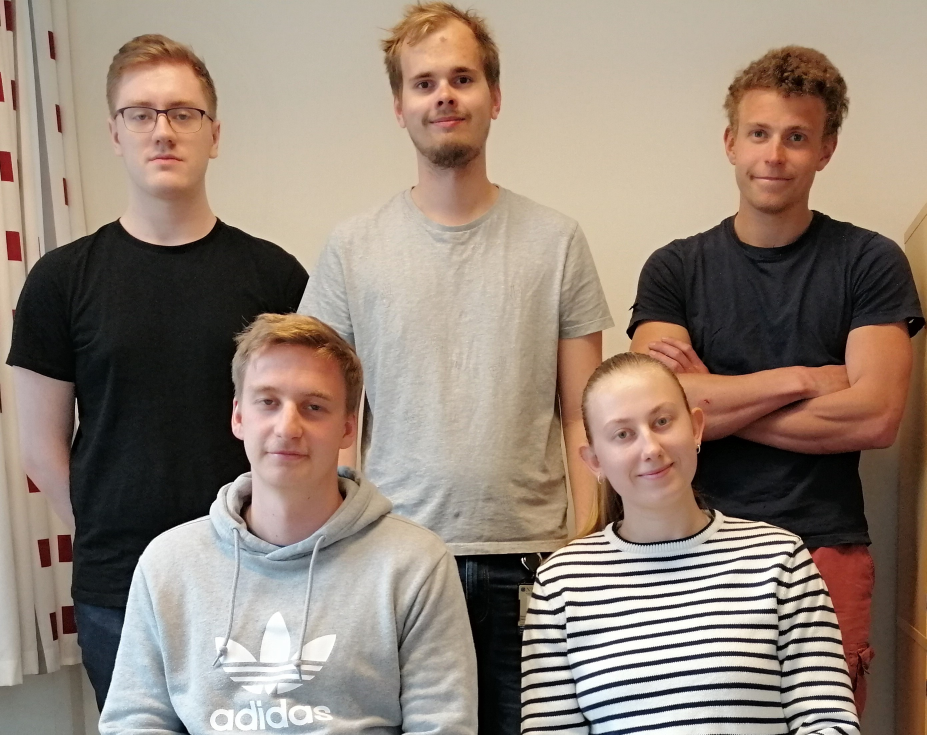
#> input picture Resources/Gruppebilde_1.jpg, 2780 x 2204 px, given in place of the camera (shown at 1/3 size)
$ python Virtual_paint.py
#> lines starting #> are read from the running program, lines starting #| are printed output that depends on the picture; after the words box and inside, x2 and y2 are one past the last pixel; in counts of white or black regions, pixels touching at a corner belong together
### color_selector.py
import cv2
import numpy as np
import csv

def empty():
    pass


# [55 lines left out: function select_colors, not called in this run]


def color_reader(colors):
    uppers=[]
    lowers=[]
    with open('colors.csv','r') as csvfile:
            values=csv.reader(csvfile, delimiter=',')
            for value in values:
                if len(value)>1:
                    if value[0] in colors:
                        for k in range(0,3):
                            uppers.append(int(value[4+k]))
                            lowers.append(int(value[1+k]))
    return lowers, uppers

#select_colors()

### Virtual_paint.py
import cv2
import numpy as np
from color_selector import color_reader

def empty():
        pass


myPoints=[]

def findColor(img,color_val,color):
    imgHSV=cv2.cvtColor(img,cv2.COLOR_BGR2HSV)
    lower,upper=np.asfarray(color_val[0]),np.asfarray(color_val[1])
   # lower=np.array([lower])
   # upper=np.array([upper])
    newPoints=[]
    mask=cv2.inRange(imgHSV,lower,upper)
    x,y=getContours(mask)
    cv2.circle(imgResult,(x,y),10,color,cv2.FILLED)
    newPoints.append([x,y,color])
    cv2.imshow("img_{}".format(color),mask)
    return newPoints

def drawOnCanvas(myPoints):
    for point in myPoints:
       # print(point[2])
        cv2.circle(imgResult,(point[0],point[1]),10,point[2],cv2.FILLED)


def getContours(img):

    contours,hierarchy=cv2.findContours(img,cv2.RETR_EXTERNAL,cv2.CHAIN_APPROX_NONE)
    x,y,w,h=0,0,0,0
    for cnt in contours:
        area=cv2.contourArea(cnt)
        if area>300:
            #cv2.drawContours(imgResult,cnt,-1,(255,0,0),3)
            peri =cv2.arcLength(cnt,True)
            approx=cv2.approxPolyDP(cnt,0.02*peri,True)
            x,y,w,h=cv2.boundingRect(approx)
    return x+int(w/2),y


cap=cv2.VideoCapture(0)
###3 =width
cap.set(3,640)
####4=height
cap.set(4,480)
####10=brightness
cap.set(10,150)
colors=['red','blue']
myColors=[]
MyColorValues=[[0,0,255],
        [255,0,0]]
for color in colors:
    myColors.append(color_reader(color))
#> this loop made 2 passes; (reads colors.csv from the repository)
while True:
    success, img= cap.read()
#> img is the input picture: shape (2204, 2780, 3); mean B, G, R 119.6, 132.4, 148.1
    imgResult=img.copy()
    for i in range(len(colors)):
            new_points=findColor(img,myColors[i],MyColorValues[i])
            if len(new_points)!=0:
                for point in new_points:
                    myPoints.append(point)
#> this loop made 2 passes
#> new_points on passes 1 to 2: [[1315, 22, [0, 0, 255]]], [[315, 1820, [255, 0, 0]]]
#> pass 1, in findColor, `mask=cv2.inRange(imgHSV,lower,upper)`:
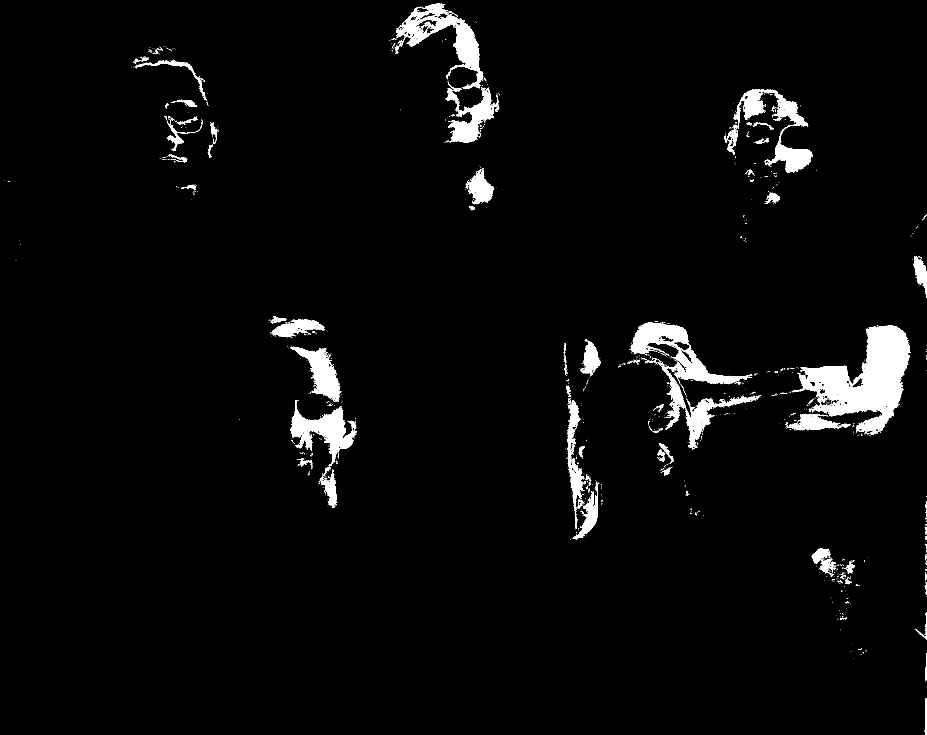
#> mask: shape (2204, 2780) (shown at 1/3 size); 3.2% white; 1541 white regions (1422 under 20 px), largest, box (x1, y1, x2, y2) and area: (2375, 977, 2731, 1304) 50238, (1892, 966, 2280, 1344) 29546, (1186, 9, 1451, 267) 17718
#> pass 2, in findColor (call 2), `mask=cv2.inRange(imgHSV,lower,upper)`:
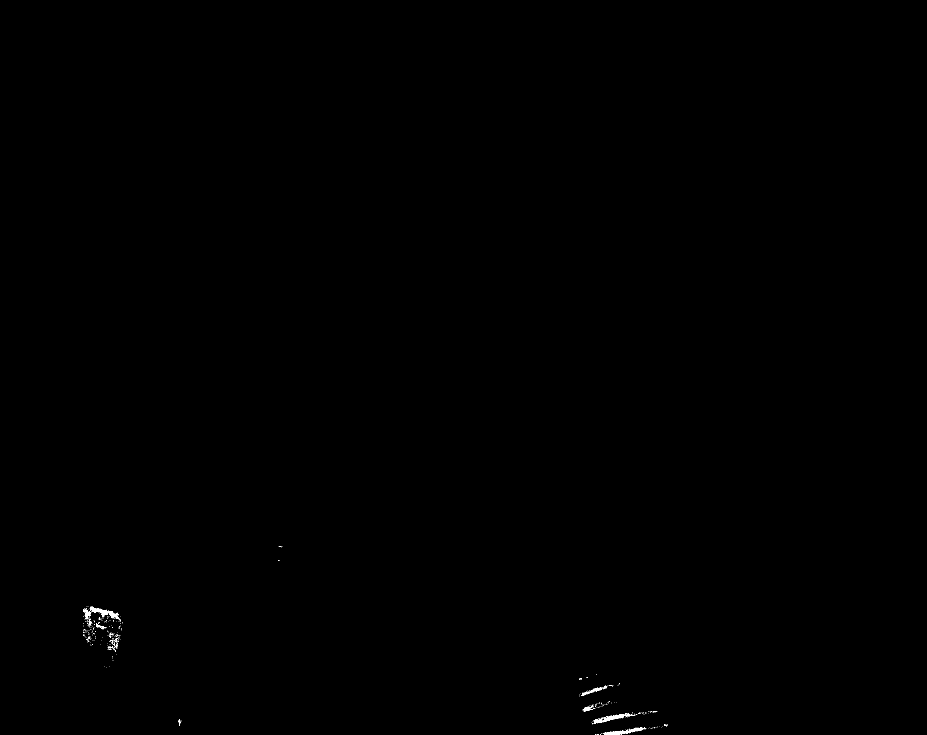
#> mask: shape (2204, 2780) (shown at 1/3 size); 0.08% white; 420 white regions (405 under 20 px), largest, box (x1, y1, x2, y2) and area: (1812, 2182, 1936, 2204) 915, (271, 1820, 359, 1857) 824, (1782, 2142, 1873, 2172) 730
#> after the loop, myPoints = [[1315, 22, [0, 0, 255]], [315, 1820, [255, 0, 0]]]
    if len(myPoints)>0:
        drawOnCanvas(myPoints)
#> the loop in drawOnCanvas, `for point in myPoints:` made 2 passes
#> point on passes 1 to 2: [1315, 22, [0, 0, 255]], [315, 1820, [255, 0, 0]]
    cv2.imshow("Video",imgResult)
    ###add press q to break loop
    if cv2.waitKey(1) & 0xFF ==ord('q'):
#> (key q is pressed here)
        break
